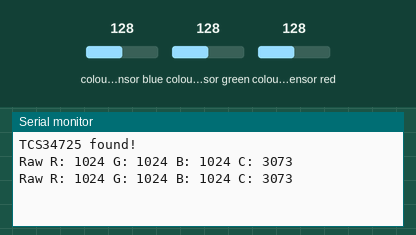
Simulated run of this sketch. Board: Arduino Uno, built with avr-gcc and run on an emulated ATmega328P. Parts: the last lines printed to the serial monitor. The test bench sets the inputs (shaded band); at power-on: colour sensor blue 128, colour sensor green 128, colour sensor red 128.

Above: at 1.9 s.
2.0 s: colour sensor blue set to 5
At 3.0 s:
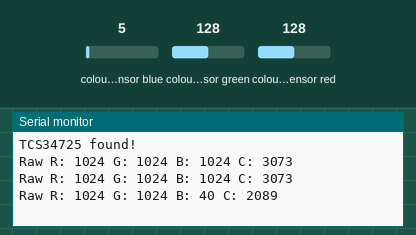
3.5 s: colour sensor green set to 5
At 4.8 s:
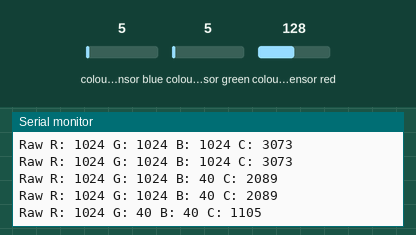
5.0 s: colour sensor red set to 5
At 6.2 s:
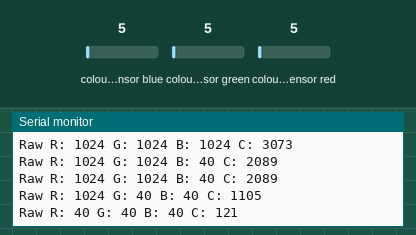
Timing chart, 0 to 8.0 s (numbered marks = the images above; inputs shaded):
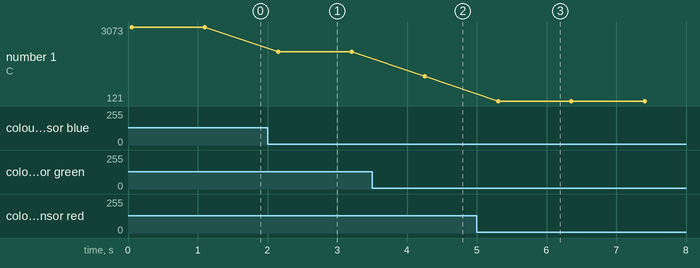

The sketch:

Simple_tcs.ino
```cpp
#include <Wire.h>
#include "Adafruit_TCS34725.h"

// Create sensor object with default settings
Adafruit_TCS34725 tcs = Adafruit_TCS34725();

void setup() {
  Serial.begin(9600);

  if (tcs.begin()) {
    Serial.println("TCS34725 found!");
  } else {
    Serial.println("No TCS34725 found ... check wiring!");
    while (1); // Halt if sensor not found
  }
}

void loop() {
  uint16_t r, g, b, c;
  tcs.getRawData(&r, &g, &b, &c);

  Serial.print("Raw R: "); Serial.print(r);
  Serial.print(" G: "); Serial.print(g);
  Serial.print(" B: "); Serial.print(b);
  Serial.print(" C: "); Serial.println(c);

  delay(1000);
}
```

Measured:
- after the input at 2.0 s, the serial monitor: prints a new line after 0.15 s (image 1)
- after the input at 3.5 s, the serial monitor: prints a new line after 0.76 s (image 2)
- after the input at 5.0 s, the serial monitor: prints a new line after 0.31 s (image 3)
- plotted number 1: 3073 → 2089 after the input at 2.0 s, 2089 → 1105 after the input at 3.5 s, 1105 → 121 after the input at 5.0 s
